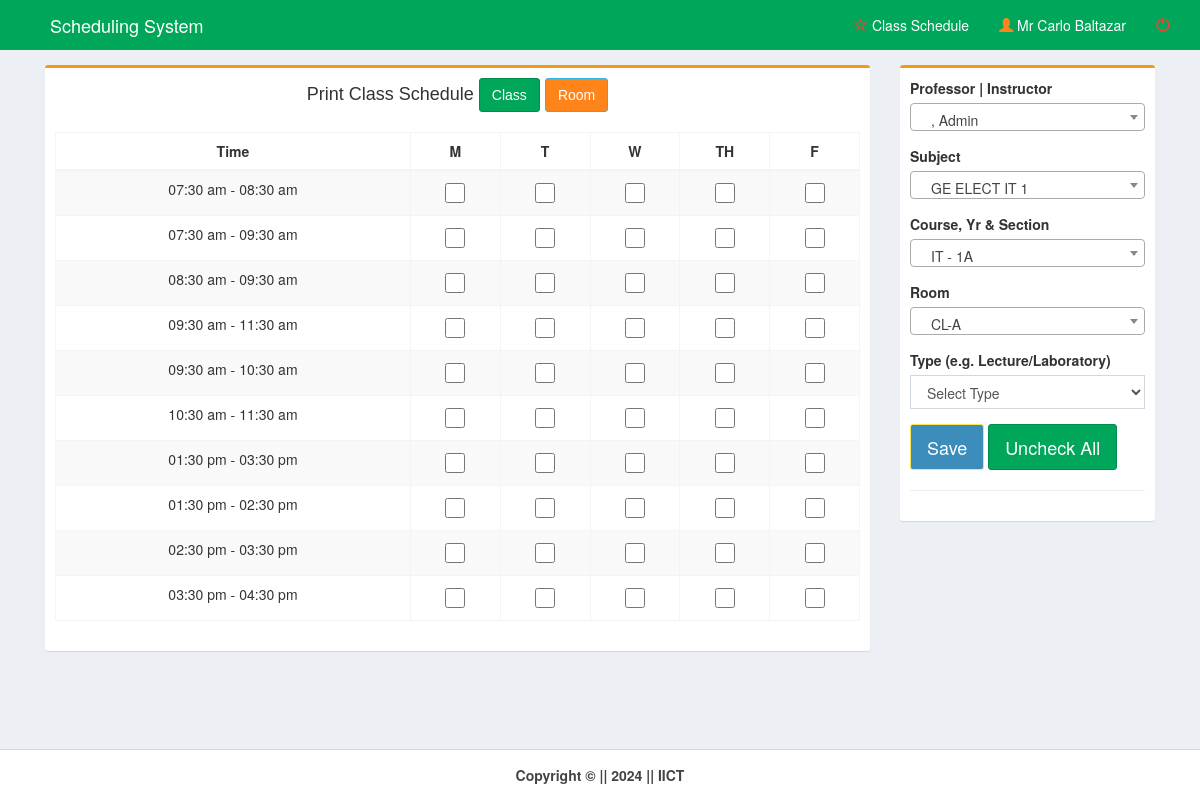
The app's page /pages/home.php (signed in) with its own data.
### tables this page shows
CREATE TABLE `time` (
  `time_id` int(11) NOT NULL,
  `time_start` time NOT NULL,
  `time_end` time NOT NULL,
  `days` varchar(15) NOT NULL
);

### pages/home.php (the view, shortened to what this page needs)
<!DOCTYPE html>
<html>
<head>
    <link rel="stylesheet" href="../bootstrap/css/bootstrap.min.css">
    <link rel="stylesheet" href="../plugins/datatables/dataTables.bootstrap.css">
    <link rel="stylesheet" href="../dist/css/AdminLTE.min.css">
    <link rel="stylesheet" href="../plugins/select2/select2.min.css">
    <link rel="stylesheet" href="../dist/css/skins/_all-skins.min.css">
    <link href="https://cdnjs.cloudflare.com/ajax/libs/font-awesome/6.0.0-beta3/css/all.min.css" rel="stylesheet">
</head>
</head>
<body class="hold-transition skin-green layout-top-nav">
    <div class="wrapper">
        <div class="content-wrapper">
            <div class="container">
                <section class="content">
                    <div class="row">
                        <div class="col-md-9">
                            <div class="box box-warning text-center">
                                <h4 class="card-title">Print Class Schedule
                                    <a href="#searchclass" data-target="#searchclass" data-toggle="modal"
                                        class="dropdown-toggle btn btn-success">
                                        Class
                                    </a>
                                    <a href="#searchroom" data-target="#searchroom" data-toggle="modal"
                                        class="dropdown-toggle btn btn-warning">
                                        Room
                                    </a>
                                </h4>
                                <form method="post" id="reg-form">
                                    <div class="box-body">
                                        <div class="row">
                                            <div class="col-md-6" style="width: 100%;">
                                                <table class="table table-bordered table-striped table-hover">
                                                    <thead>
                                                        <tr>
                                                            <th class="text-center">Time</th>
                                                            <th class="text-center">M</th>
                                                            <th class="text-center">T</th>
                                                            <th class="text-center">W</th>
                                                            <th class="text-center">TH</th>
                                                            <th class="text-center">F</th>
                                                        </tr>
                                                    </thead>
                                                    <tbody>
                                                        <?php
                                                        include('../dist/includes/dbcon.php');
                                                        $query = mysqli_query($con, "SELECT * FROM time WHERE days='mtwthf' ORDER BY time_start") or die(mysqli_error($con));
                                                        while ($row = mysqli_fetch_array($query)) {
                                                            $id = $row['time_id'];
                                                            $start = date("h:i a", strtotime($row['time_start']));
                                                            $end = date("h:i a", strtotime($row['time_end']));
                                                        ?>
                                                            <tr>
                                                                <td class="text-center"><?php echo $start . " - " . $end; ?>
                                                                </td>
                                                                <td class="text-center">
                                                                    <input type="checkbox" id="check_m_<?php echo $id; ?>"
                                                                        name="m[]" value="<?php echo $id; ?>"
                                                                        style="width: 20px; height: 20px;"
                                                                        onchange="toggleCheckbox('check_t_<?php echo $id; ?>', this.checked)">
                                                                </td>
                                                                <td class="text-center">
                                                                    <input type="checkbox" id="check_t_<?php echo $id; ?>"
                                                                        name="t[]" value="<?php echo $id; ?>"
                                                                        style="width: 20px; height: 20px;"
                                                                        onchange="toggleCheckbox('check_w_<?php echo $id; ?>', this.checked)">
                                                                </td>
                                                                <td class="text-center">
                                                                    <input type="checkbox" id="check_w_<?php echo $id; ?>"
                                                                        name="w[]" value="<?php echo $id; ?>"
                                                                        style="width: 20px; height: 20px;"
                                                                        onchange="toggleCheckbox('check_th_<?php echo $id; ?>', this.checked)">
                                                                </td>
                                                                <td class="text-center">
                                                                    <input type="checkbox" id="check_th_<?php echo $id; ?>"
                                                                        name="th[]" value="<?php echo $id; ?>"
                                                                        style="width: 20px; height: 20px;"
                                                                        onchange="toggleCheckbox('check_f_<?php echo $id; ?>', this.checked)">
                                                                </td>
                                                                <td class="text-center">
                                                                    <input type="checkbox" id="check_f_<?php echo $id; ?>"
                                                                        name="f[]" value="<?php echo $id; ?>"
                                                                        style="width: 20px; height: 20px;"
                                                                        onchange="toggleCheckbox(null, this.checked)">
                                                                </td>
                                                            </tr>
                                                        <?php } ?>
                                                    </tbody>
                                                </table>
                                            </div>
                                        </div>
                                    </div>
                            </div>
                        </div>
                        <div class="col-md-3">
                            <div class="box box-warning">
                                <div class="box-body">
                                    <div id="form1">
                                        <div class="row">
                                            <div class="col-md-12">
                                                <div class="form-group">
                                                    <label for="teacher">Professor | Instructor</label>
                                                </div>
                                                <div class="form-group">
                                                    <label for="subject">Subject</label>
                                                </div>
                                                <div class="form-group">
                                                    <label for="cys">Course, Yr & Section</label>
                                                </div>
                                                <div class="form-group">
                                                    <label for="room">Room</label>
                                                </div>
                                                <div class="form-group">
                                                    <label for="type">Type (e.g. Lecture/Laboratory)</label><br>
                                                    <select name="remarks" id="type" class="form-control">
                                                        <option value="">Select Type</option>
                                                    </select>
                                                </div>
                                            </div>
                                        </div>
                                        <div class="form-group">
                                            <button class="btn btn-lg btn-primary" type="submit">
                                                Save
                                            </button>
                                            <button class="uncheck btn btn-lg btn-success" type="reset">Uncheck
                                                All</button>
                                        </div>
                                    </div>
                                    <hr>
                                </div>
                            </div>
                        </div>
                    </div>
                </section>
            </div>
        </div>
        <?php include('../dist/includes/footer.php'); ?>
    </div>
</body>
</html>

### records on screen
time: time_start "07:30 am", time_end "08:30 am"
time: time_start "07:30 am", time_end "09:30 am"
time: time_start "08:30 am", time_end "09:30 am"
time: time_start "09:30 am", time_end "11:30 am"
time: time_start "09:30 am", time_end "10:30 am"
time: time_start "10:30 am", time_end "11:30 am"
time: time_start "01:30 pm", time_end "03:30 pm"
time: time_start "01:30 pm", time_end "02:30 pm"
time: time_start "02:30 pm", time_end "03:30 pm"
time: time_start "03:30 pm", time_end "04:30 pm"

### other values on screen
$_SESSION['name'] "Mr Carlo Baltazar"
